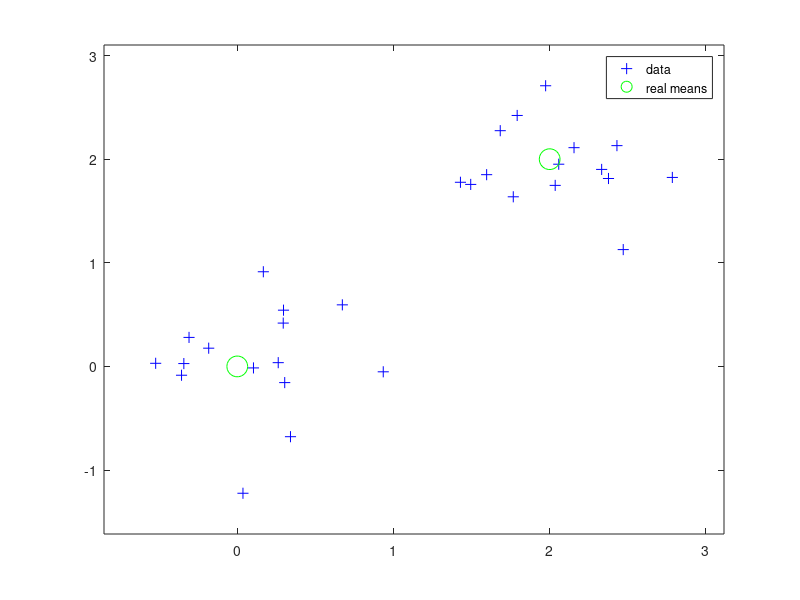

The MATLAB script that drew this image: (Note: this script raises an error after producing the figure.)
clear all;

randn('seed',5)
dim = 2;
N = 30;

mu = zeros(1,dim) + [0 0];
mu2 = mu +2;
sigma = 0.2;


S1 = eye(dim) * sigma; 
ps = mvnrnd(mu,S1,N/2);

S2 = eye(dim) * sigma; 
S2(dim,dim) = sigma/2;
ps = [ps; mvnrnd(mu2,S2,N/2)];

N = size(ps,1);


figure(1);
hold off;
plot(ps(:,1),ps(:,2),'+b;data;','MarkerSize',8);

hold on;
mus = [mu;mu2];

plot(mus(:,1),mus(:,2),'og;real means;','MarkerSize',15);
%plot(mu2(:,1),mu2(:,2),'og','MarkerSize',15);

maxs = [min(ps) max(ps)];

extraspace = [maxs(1,3) - maxs(1,1);maxs(1,4) - maxs(1,2)] * 0.1;
axis([maxs(1,1)-extraspace(1) maxs(1,3)+extraspace(1) maxs(1,2)-extraspace(2) maxs(1,4)+extraspace(2)]);


% test meanShiftEstimate
esigma = 0.5;
esigmas = [ esigma esigma ];
%weights = normrnd(1,0.5,1,N);
weights = ones(1,N);
em = meanShiftEstimate(ps,weights,esigmas,0.001,0.1);

disweights = weights*10;
disweights = max(0.01,disweights);

for i = 1:size(weights,2)
    % plot(ps(i,1),ps(i,2),'ob','MarkerSize',disweights(1,i),'MarkerEdgeColor',[0.7 0.7 1])
end
plot(em(:,1),em(:,2),'rx;estimates;','MarkerSize',10);
legend("location","southeast");
print -deps -color foo.eps
print -dtex -color foo.tex
